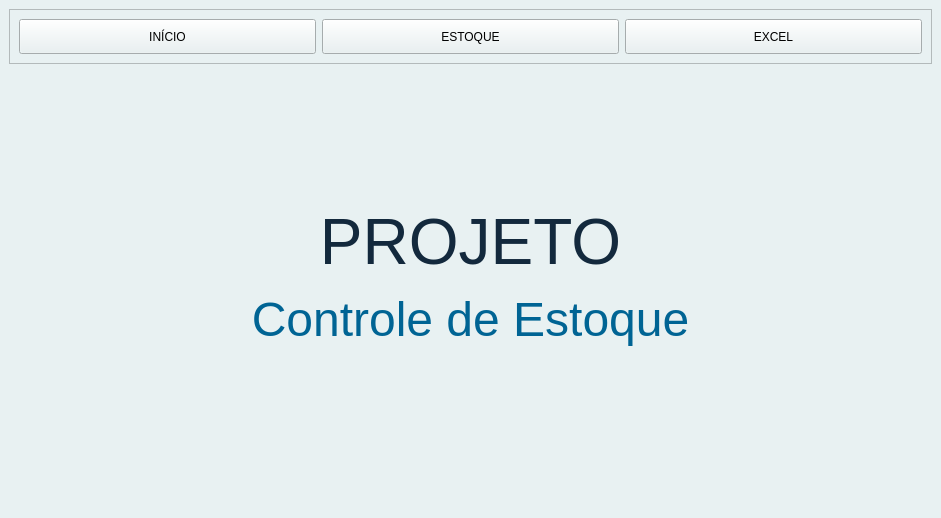
<?xml version="1.0" encoding="UTF-8"?>
<ui version="4.0">
 <class>MainWindow</class>
 <widget class="QMainWindow" name="MainWindow">
  <property name="geometry">
   <rect>
    <x>0</x>
    <y>0</y>
    <width>941</width>
    <height>518</height>
   </rect>
  </property>
  <property name="windowTitle">
   <string>MainWindow</string>
  </property>
  <property name="styleSheet">
   <string notr="true">background-color:#e8f1f2;</string>
  </property>
  <widget class="QWidget" name="centralwidget">
   <layout class="QVBoxLayout" name="verticalLayout">
    <item>
     <widget class="QFrame" name="frame">
      <property name="enabled">
       <bool>true</bool>
      </property>
      <property name="frameShape">
       <enum>QFrame::StyledPanel</enum>
      </property>
      <property name="frameShadow">
       <enum>QFrame::Raised</enum>
      </property>
      <layout class="QHBoxLayout" name="horizontalLayout">
       <item>
        <widget class="QPushButton" name="btn_inicio">
         <property name="minimumSize">
          <size>
           <width>0</width>
           <height>35</height>
          </size>
         </property>
         <property name="styleSheet">
          <string notr="true">QPushButton{
   color: rgb(255, 255, 255);
   border-radius: 3px;
   font-size: 16px;
   background-color:#247BA0;
}

QPushButton:hover{background-color: rgb(170,255,255); color:black}
,
</string>
         </property>
         <property name="text">
          <string>INÍCIO</string>
         </property>
        </widget>
       </item>
       <item>
        <widget class="QPushButton" name="btn_estoque">
         <property name="minimumSize">
          <size>
           <width>0</width>
           <height>35</height>
          </size>
         </property>
         <property name="styleSheet">
          <string notr="true">QPushButton{
   color: rgb(255, 255, 255);
   border-radius: 3px;
   font-size: 16px;
   background-color:#247BA0;
}

QPushButton:hover{background-color: rgb(170,255,255); color:black}
,
</string>
         </property>
         <property name="text">
          <string>ESTOQUE</string>
         </property>
        </widget>
       </item>
       <item>
        <widget class="QPushButton" name="btn_excel">
         <property name="minimumSize">
          <size>
           <width>0</width>
           <height>35</height>
          </size>
         </property>
         <property name="styleSheet">
          <string notr="true">QPushButton{
   color: rgb(255, 255, 255);
   border-radius: 3px;
   font-size: 16px;
   background-color:#247BA0;
}

QPushButton:hover{background-color: rgb(170,255,255); color:black}
,
</string>
         </property>
         <property name="text">
          <string>EXCEL</string>
         </property>
        </widget>
       </item>
      </layout>
     </widget>
    </item>
    <item>
     <widget class="QStackedWidget" name="Pages">
      <property name="currentIndex">
       <number>3</number>
      </property>
      <widget class="QWidget" name="pg_table">
       <layout class="QVBoxLayout" name="verticalLayout_7">
        <item>
         <widget class="QTabWidget" name="tabWidget">
          <property name="styleSheet">
           <string notr="true"/>
          </property>
          <property name="currentIndex">
           <number>1</number>
          </property>
          <widget class="QWidget" name="tables">
           <attribute name="title">
            <string>BASE</string>
           </attribute>
           <layout class="QVBoxLayout" name="verticalLayout_8">
            <item>
             <layout class="QHBoxLayout" name="horizontalLayout_2">
              <item>
               <layout class="QVBoxLayout" name="verticalLayout_6">
                <item>
                 <layout class="QVBoxLayout" name="verticalLayout_5">
                  <item>
                   <widget class="QLabel" name="label_3">
                    <property name="styleSheet">
                     <string notr="true">background-color: #247ba0;
color: #fff;</string>
                    </property>
                    <property name="text">
                     <string>&lt;html&gt;&lt;head/&gt;&lt;body&gt;&lt;p align=&quot;center&quot;&gt;&lt;span style=&quot; font-size:12pt;&quot;&gt;ESTOQUE&lt;/span&gt;&lt;/p&gt;&lt;/body&gt;&lt;/html&gt;</string>
                    </property>
                   </widget>
                  </item>
                  <item>
                   <widget class="QTreeWidget" name="tw_estoque">
                    <property name="styleSheet">
                     <string notr="true">color: black;
background-color: #E8F1F2;</string>
                    </property>
                    <column>
                     <property name="text">
                      <string>Código</string>
                     </property>
                    </column>
                    <column>
                     <property name="text">
                      <string>Nome</string>
                     </property>
                    </column>
                    <column>
                     <property name="text">
                      <string>Validade</string>
                     </property>
                    </column>
                    <column>
                     <property name="text">
                      <string>Preço_custo</string>
                     </property>
                    </column>
                    <column>
                     <property name="text">
                      <string>Preço_venda</string>
                     </property>
                    </column>
                    <column>
                     <property name="text">
                      <string>Quantidade</string>
                     </property>
                    </column>
                    <column>
                     <property name="text">
                      <string>Quantidade_min</string>
                     </property>
                    </column>
                    <column>
                     <property name="text">
                      <string>Setor</string>
                     </property>
                    </column>
                    <column>
                     <property name="text">
                      <string>Fornecedor</string>
                     </property>
                    </column>
                   </widget>
                  </item>
                 </layout>
                </item>
                <item>
                 <layout class="QVBoxLayout" name="verticalLayout_4">
                  <item>
                   <widget class="QLabel" name="label_2">
                    <property name="styleSheet">
                     <string notr="true">background-color: #247ba0;
color: #fff;</string>
                    </property>
                    <property name="text">
                     <string>&lt;html&gt;&lt;head/&gt;&lt;body&gt;&lt;p align=&quot;center&quot;&gt;&lt;span style=&quot; font-size:12pt;&quot;&gt;SAÍDA&lt;/span&gt;&lt;/p&gt;&lt;/body&gt;&lt;/html&gt;</string>
                    </property>
                   </widget>
                  </item>
                  <item>
                   <widget class="QTreeWidget" name="tw_saida">
                    <property name="styleSheet">
                     <string notr="true">color: black;
background-color: #E8F1F2;</string>
                    </property>
                    <column>
                     <property name="text">
                      <string>Nome do Produto</string>
                     </property>
                    </column>
                    <column>
                     <property name="text">
                      <string>Quantidade</string>
                     </property>
                    </column>
                    <column>
                     <property name="text">
                      <string>Data e Hora</string>
                     </property>
                    </column>
                   </widget>
                  </item>
                 </layout>
                </item>
               </layout>
              </item>
              <item>
               <widget class="QFrame" name="frame_2">
                <property name="sizePolicy">
                 <sizepolicy hsizetype="Fixed" vsizetype="Preferred">
                  <horstretch>0</horstretch>
                  <verstretch>0</verstretch>
                 </sizepolicy>
                </property>
                <property name="styleSheet">
                 <string notr="true">background-color: #247ba0;</string>
                </property>
                <property name="frameShape">
                 <enum>QFrame::StyledPanel</enum>
                </property>
                <property name="frameShadow">
                 <enum>QFrame::Raised</enum>
                </property>
                <layout class="QVBoxLayout" name="verticalLayout_3">
                 <item>
                  <widget class="QPushButton" name="btn_add">
                   <property name="sizePolicy">
                    <sizepolicy hsizetype="Minimum" vsizetype="Fixed">
                     <horstretch>0</horstretch>
                     <verstretch>0</verstretch>
                    </sizepolicy>
                   </property>
                   <property name="minimumSize">
                    <size>
                     <width>0</width>
                     <height>0</height>
                    </size>
                   </property>
                   <property name="styleSheet">
                    <string notr="true">QPushButton{
   color: black;
   border-radius: 3px;
   font-size: 16px;
   background-color: #FFF;
}

QPushButton:hover{background-color: rgb(170,255,255); color:black}
,</string>
                   </property>
                   <property name="text">
                    <string>Adicionar</string>
                   </property>
                  </widget>
                 </item>
                 <item>
                  <widget class="QPushButton" name="btn_remove">
                   <property name="styleSheet">
                    <string notr="true">QPushButton{
   color: black;
   border-radius: 3px;
   font-size: 16px;
   background-color: #FFF;
}

QPushButton:hover{background-color: rgb(170,255,255); color:black}
,</string>
                   </property>
                   <property name="text">
                    <string>Remover</string>
                   </property>
                  </widget>
                 </item>
                 <item>
                  <widget class="QPushButton" name="btn_refresh">
                   <property name="styleSheet">
                    <string notr="true">QPushButton{
   color: black;
   border-radius: 3px;
   font-size: 16px;
   background-color: #FFF;
}

QPushButton:hover{background-color: rgb(170,255,255); color:black}
,</string>
                   </property>
                   <property name="text">
                    <string>Atualizar</string>
                   </property>
                  </widget>
                 </item>
                 <item>
                  <widget class="QPushButton" name="btn_saida">
                   <property name="styleSheet">
                    <string notr="true">QPushButton{
   color: black;
   border-radius: 3px;
   font-size: 16px;
   background-color: #FFF;
}

QPushButton:hover{background-color: rgb(170,255,255); color:black}
,</string>
                   </property>
                   <property name="text">
                    <string>Saída</string>
                   </property>
                  </widget>
                 </item>
                 <item>
                  <widget class="QPushButton" name="btn_list">
                   <property name="styleSheet">
                    <string notr="true">QPushButton{
   color: black;
   border-radius: 3px;
   font-size: 16px;
   background-color: #FFF;
}

QPushButton:hover{background-color: rgb(170,255,255); color:black}
,</string>
                   </property>
                   <property name="text">
                    <string>Listar</string>
                   </property>
                  </widget>
                 </item>
                 <item>
                  <spacer name="verticalSpacer">
                   <property name="orientation">
                    <enum>Qt::Vertical</enum>
                   </property>
                   <property name="sizeHint" stdset="0">
                    <size>
                     <width>20</width>
                     <height>40</height>
                    </size>
                   </property>
                  </spacer>
                 </item>
                </layout>
               </widget>
              </item>
             </layout>
            </item>
           </layout>
          </widget>
          <widget class="QWidget" name="tab_2">
           <attribute name="title">
            <string>ESTOQUE</string>
           </attribute>
           <layout class="QVBoxLayout" name="verticalLayout_10">
            <item alignment="Qt::AlignHCenter">
             <widget class="QLabel" name="label_8">
              <property name="styleSheet">
               <string notr="true">font: 75 36pt &quot;MS Shell Dlg 2&quot;;
color:#D3D3D3;</string>
              </property>
              <property name="text">
               <string>&lt;html&gt;&lt;head/&gt;&lt;body&gt;&lt;p align=&quot;center&quot;&gt;&lt;span style=&quot; color:#13293d;&quot;&gt;RELATÓRIO&lt;/span&gt;&lt;/p&gt;&lt;/body&gt;&lt;/html&gt;</string>
              </property>
             </widget>
            </item>
            <item>
             <layout class="QHBoxLayout" name="horizontalLayout_6">
              <item>
               <widget class="QPushButton" name="btn_grafico">
                <property name="minimumSize">
                 <size>
                  <width>0</width>
                  <height>37</height>
                 </size>
                </property>
                <property name="font">
                 <font>
                  <pointsize>-1</pointsize>
                 </font>
                </property>
                <property name="styleSheet">
                 <string notr="true">QPushButton{
   color: rgb(255, 255, 255);
   border-radius: 8px;
   font-size: 22px;
   background-color: #247ba0;
}

QPushButton:hover{background-color: rgb(170,255,255); color:black}</string>
                </property>
                <property name="text">
                 <string>GERAR GRÁFICO</string>
                </property>
               </widget>
              </item>
              <item>
               <widget class="QPushButton" name="btn_gerar_excel">
                <property name="minimumSize">
                 <size>
                  <width>0</width>
                  <height>37</height>
                 </size>
                </property>
                <property name="font">
                 <font>
                  <pointsize>-1</pointsize>
                 </font>
                </property>
                <property name="styleSheet">
                 <string notr="true">QPushButton{
   color: rgb(255, 255, 255);
   border-radius: 8px;
   font-size: 22px;   
   background-color: #247ba0;
}

QPushButton:hover{background-color: rgb(170,255,255); color:black}</string>
                </property>
                <property name="text">
                 <string>GERAR EXCEL</string>
                </property>
               </widget>
              </item>
             </layout>
            </item>
            <item>
             <widget class="QLineEdit" name="txt_filtro">
              <property name="styleSheet">
               <string notr="true">background-color: #247ba0;
color: #fff;
font: 16pt &quot;MS Shell Dlg 2&quot;;</string>
              </property>
              <property name="text">
               <string/>
              </property>
              <property name="echoMode">
               <enum>QLineEdit::NoEcho</enum>
              </property>
              <property name="placeholderText">
               <string> FILTRO</string>
              </property>
             </widget>
            </item>
            <item>
             <widget class="QTableView" name="tb_estoque"/>
            </item>
           </layout>
          </widget>
         </widget>
        </item>
       </layout>
      </widget>
      <widget class="QWidget" name="pg_pdf">
       <property name="enabled">
        <bool>true</bool>
       </property>
      </widget>
      <widget class="QWidget" name="pg_excel">
       <layout class="QVBoxLayout" name="verticalLayout_9">
        <item alignment="Qt::AlignHCenter">
         <widget class="QLabel" name="label_5">
          <property name="styleSheet">
           <string notr="true">font: 75 36pt &quot;MS Shell Dlg 2&quot;;
color: #13293d;</string>
          </property>
          <property name="text">
           <string>IMPORTAR TABELA</string>
          </property>
         </widget>
        </item>
        <item>
         <layout class="QHBoxLayout" name="horizontalLayout_4">
          <item>
           <widget class="QLineEdit" name="txt_file">
            <property name="minimumSize">
             <size>
              <width>0</width>
              <height>20</height>
             </size>
            </property>
            <property name="font">
             <font>
              <pointsize>14</pointsize>
              <weight>75</weight>
              <italic>false</italic>
              <bold>true</bold>
              <underline>false</underline>
             </font>
            </property>
            <property name="styleSheet">
             <string notr="true">color: #fff;
background-color:#247BA0;
height: 35px;
border-top-left-radius: 15px;
</string>
            </property>
            <property name="text">
             <string/>
            </property>
            <property name="alignment">
             <set>Qt::AlignCenter</set>
            </property>
            <property name="placeholderText">
             <string>Selecione a pasta com os arquivos XML ---&gt;</string>
            </property>
           </widget>
          </item>
          <item>
           <widget class="QPushButton" name="btn_open">
            <property name="minimumSize">
             <size>
              <width>120</width>
              <height>36</height>
             </size>
            </property>
            <property name="styleSheet">
             <string notr="true">QPushButton{
   color:#FFF;
   border-top-right-radius: 15px;
   font-size: 16px;
   background-color:#247BA0;
}

QPushButton:hover{background-color: rgb(170,255,255); color:black}</string>
            </property>
            <property name="text">
             <string>ABRIR</string>
            </property>
           </widget>
          </item>
         </layout>
        </item>
        <item>
         <layout class="QHBoxLayout" name="horizontalLayout_5">
          <item>
           <widget class="QLabel" name="label_4">
            <property name="text">
             <string/>
            </property>
           </widget>
          </item>
          <item>
           <widget class="QPushButton" name="btn_import">
            <property name="minimumSize">
             <size>
              <width>0</width>
              <height>37</height>
             </size>
            </property>
            <property name="font">
             <font>
              <pointsize>-1</pointsize>
             </font>
            </property>
            <property name="styleSheet">
             <string notr="true">QPushButton{
   color: rgb(255, 255, 255);
   border-radius: 3px;
   font-size: 22px;
   background-color:#247BA0;
}

QPushButton:hover{background-color: rgb(170,255,255); color:black}</string>
            </property>
            <property name="text">
             <string>IMPORTAR</string>
            </property>
           </widget>
          </item>
          <item>
           <widget class="QLabel" name="label_6">
            <property name="text">
             <string/>
            </property>
           </widget>
          </item>
         </layout>
        </item>
       </layout>
      </widget>
      <widget class="QWidget" name="pg_home">
       <layout class="QVBoxLayout" name="verticalLayout_2">
        <item>
         <widget class="QLabel" name="label">
          <property name="minimumSize">
           <size>
            <width>905</width>
            <height>0</height>
           </size>
          </property>
          <property name="styleSheet">
           <string notr="true"/>
          </property>
          <property name="text">
           <string>&lt;html&gt;&lt;head/&gt;&lt;body&gt;&lt;p align=&quot;center&quot;&gt;&lt;span style=&quot; font-size:48pt; color:#13293d;&quot;&gt;PROJETO&lt;/span&gt;&lt;/p&gt;&lt;p align=&quot;center&quot;&gt;&lt;span style=&quot; font-size:36pt; color:#006494;&quot;&gt;Controle de Estoque&lt;/span&gt;&lt;/p&gt;&lt;p align=&quot;center&quot;&gt;&lt;img src=&quot;:/images/img/home-icon.png&quot;/&gt;&lt;/p&gt;&lt;/body&gt;&lt;/html&gt;</string>
          </property>
         </widget>
        </item>
       </layout>
      </widget>
     </widget>
    </item>
   </layout>
  </widget>
 </widget>
 <resources>
  <include location="resources.qrc"/>
 </resources>
 <connections/>
</ui>
